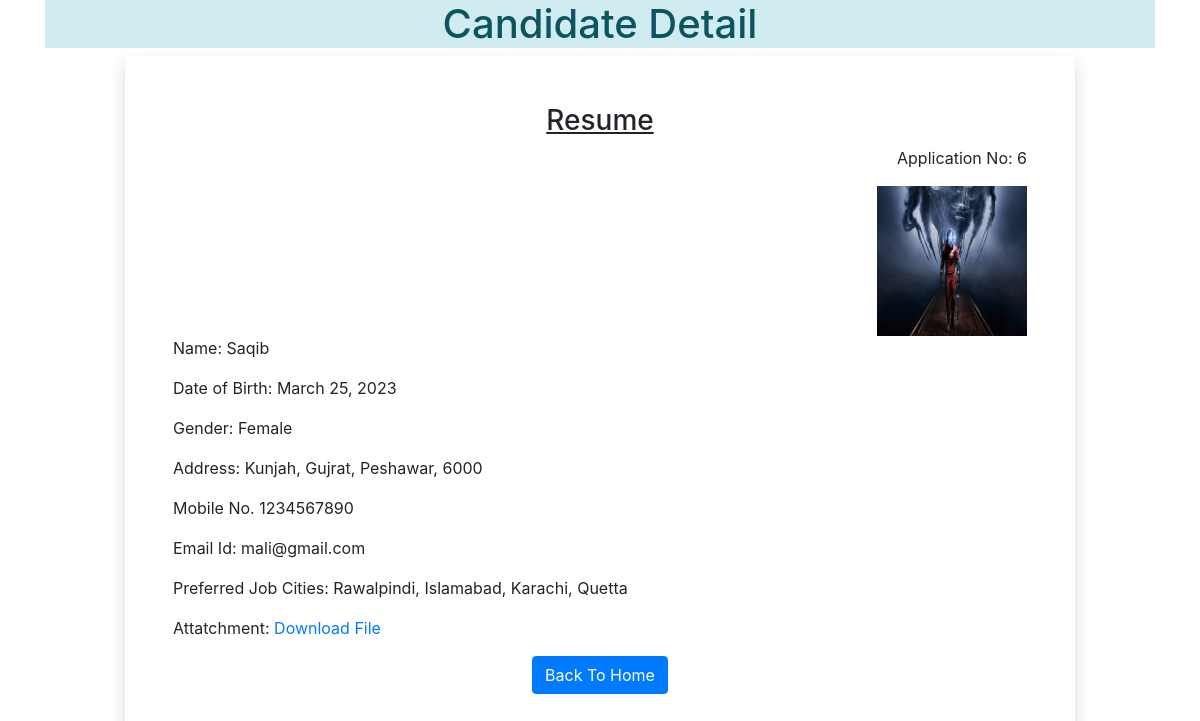
Page /6 on the committed database.
### resumeapp/models.py (models this page shows)
class Resume(models.Model):
    name = models.CharField(max_length=100)
    dob = models.DateField(auto_now=False, auto_now_add=False)
    gender = models.CharField(max_length=100)
    locality = models.CharField(max_length=100)
    city = models.CharField(max_length=100)
    pinCode = models.PositiveIntegerField()
    state = models.CharField(choices=STATE_CHOICE ,max_length=50)
    mobile = models.PositiveIntegerField()
    email = models.EmailField()
    job_city = models.CharField(max_length=100)
    profile_image = models.ImageField(upload_to='profileimg', blank=True)
    my_file = models.FileField(upload_to='doc', blank=True)

### resumeapp/views.py (the view)
# urls.py: path('<int:pk>', views.CandidateView.as_view(), name='CandidateView'),
class CandidateView(View):
    def get(self, request, pk):
        candidate = Resume.objects.get(pk=pk)
        return render(request, 'resumeapp/candidate.html', {'candidate':candidate})

### resumeapp/templatetags/myfilter.py (called while the page is built)
@register.filter(name='remove_special')
def remove_chars(value, arg):
    for character in arg:
        value = value.replace(character, '')
    return value

### resumeapp/templates/resumeapp/candidate.html (shortened to what this page needs)
<!DOCTYPE html>
{% load myfilter %}
<html lang="en">
<head>
    <link rel="stylesheet" href="https://cdn.jsdelivr.net/npm/bootstrap@4.3.1/dist/css/bootstrap.min.css">
</head>
<body>
    <div class="container">
        <h1 class="alert-info text-center">Candidate Detail</h1>
        <div class="row">
            <div class="col-sm-10 shadow p-5 offset-sm-1">
                <h3 class="text-center"><u>Resume</u></h3>
                <p style="text-align: right;">Application No: {{candidate.id}}</p>
                <img src="{{candidate.profile_image.url}}" alt="" class="center" width="150" height="150" >
                <p>Name: {{candidate.name}}</p>
                <p>Date of Birth: {{candidate.dob}}</p>
                <p>Gender: {{candidate.gender}}</p>
                <p>Address: {{candidate.locality}}, {{candidate.city}}, {{candidate.state}}, {{candidate.pinCode}}</p>
                <p>Mobile No. {{candidate.mobile}}</p>
                <p>Email Id: {{candidate.email}}</p>
                <p>Preferred Job Cities: {{candidate.job_city|remove_special:"[]'"}}</p>
                <p>Attatchment: <a href="{{candidate.my_file.url}}">Download File</a></p>
                <div class="text-center">
                    <a href="/" class="btn btn-primary">Back To Home</a>
                </div>
        </div>
    </div>
</div>
</body>
</html>

### resumeapp/templates/resumeapp/candidate.html (style rules this page uses)
.center { display: block; margin-left: auto; margin-right: 0lvw; }

### rows in the picture
Resume: id "6", profile_image (picture), name "Saqib", dob "March 25, 2023", gender "Female", locality "Kunjah", city "Gujrat", state "Peshawar", pinCode "6000", mobile "1234567890", email "mali@gmail.com", job_city|remove_special "Rawalpindi, Islamabad, Karachi, Quetta"
